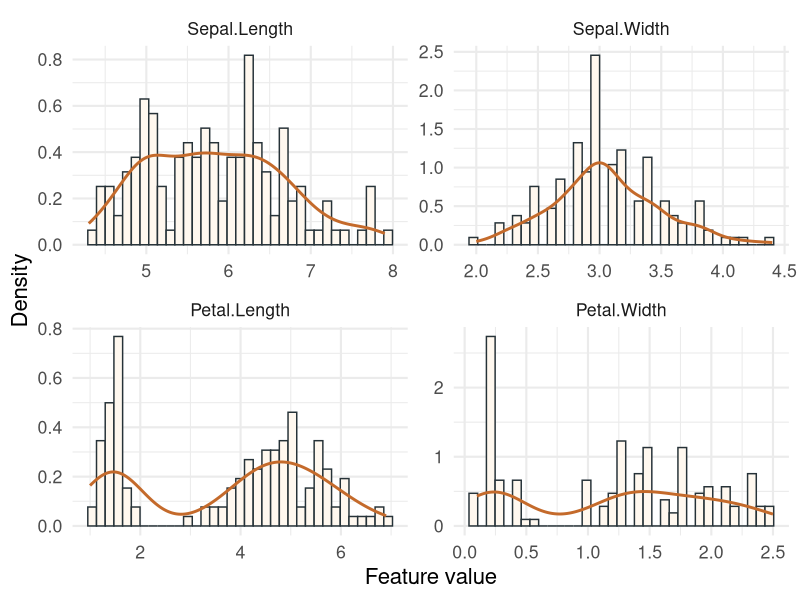
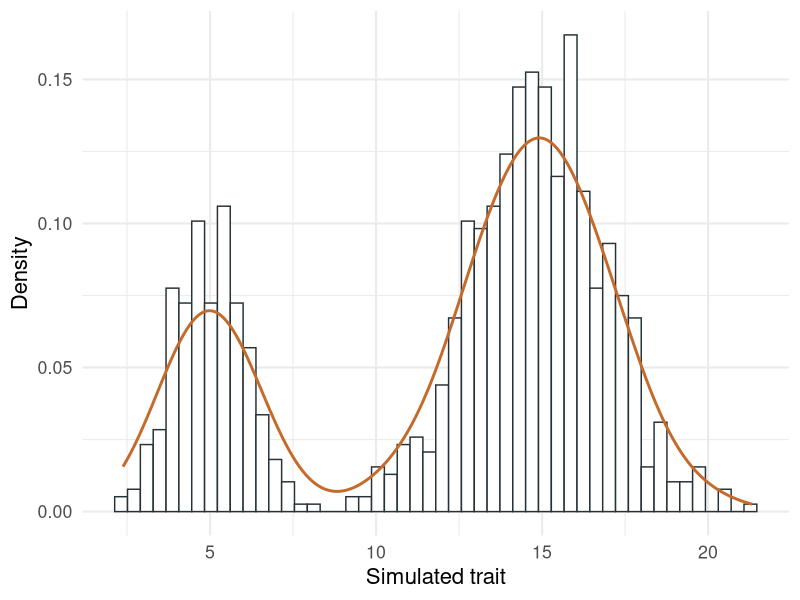
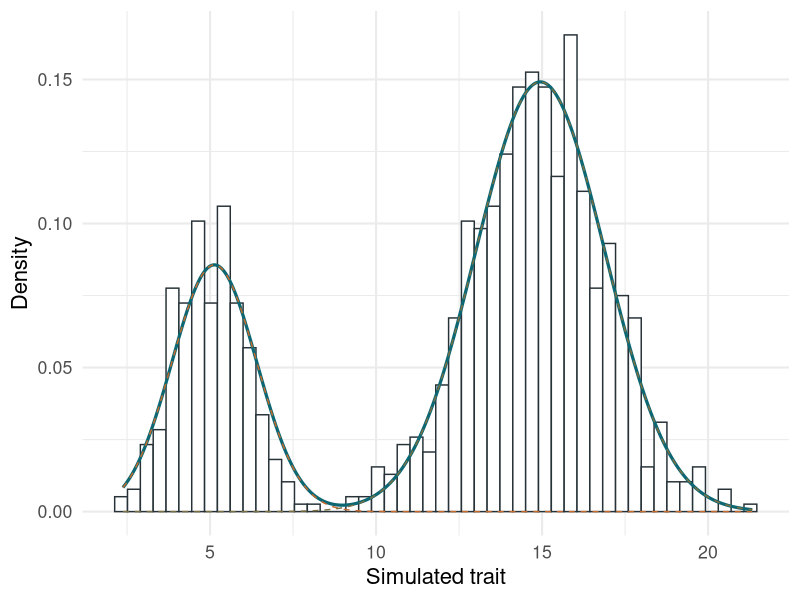
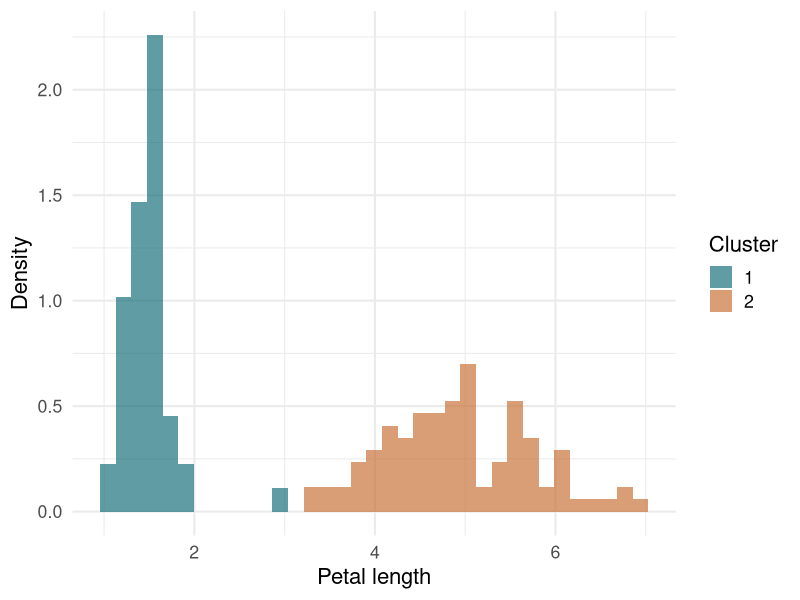

Recreate these plots in R, in order.
## ---- chunk 1
library(ggplot2)
library(knitr)
theme_set(theme_minimal(base_size = 16))

data(iris)
head(iris)
## ---- chunk 2
features <- iris[, c("Sepal.Length", "Sepal.Width", "Petal.Length", "Petal.Width")]
feature_long <- stack(features)
names(feature_long) <- c("value", "feature")

ggplot(feature_long, aes(value)) +
  geom_histogram(aes(y = after_stat(density)), bins = 35, fill = "#fff8ef", color = "#263238") +
  geom_density(color = "#c46a2b", linewidth = 1) +
  facet_wrap(~feature, scales = "free") +
  labs(x = "Feature value", y = "Density")
## ---- chunk 3
set.seed(100)
n <- 1000
theta <- 0.3
y <- ifelse(runif(n) < theta, rnorm(n, 5, 1), rnorm(n, 15, 2))

ggplot(data.frame(y), aes(y)) +
  geom_histogram(aes(y = after_stat(density)), bins = 50, fill = "white", color = "#263238") +
  geom_density(color = "#c46a2b", linewidth = 1) +
  labs(x = "Simulated trait", y = "Density")
## ---- chunk 4
GetProbNormalMixture <- function(y, lambda, mu, sigma) {
  likelihood <- vapply(seq_along(lambda), function(k) {
    lambda[k] * dnorm(y, mean = mu[k], sd = sigma[k])
  }, numeric(length(y)))
  likelihood / rowSums(likelihood)
}

km <- kmeans(matrix(y, ncol = 1), centers = 2, nstart = 25)
cluster <- match(km$cluster, order(as.numeric(km$centers)))
lambda <- as.numeric(tabulate(cluster, nbins = 2)) / length(y)
mu <- as.numeric(tapply(y, cluster, mean))
sigma <- as.numeric(tapply(y, cluster, sd))

data.frame(component = 1:2, lambda = lambda, mu = mu, sigma = sigma)
## ---- chunk 5
density_grid <- data.frame(y = seq(min(y), max(y), length.out = 400))
density_grid$component_1 <- lambda[1] * dnorm(density_grid$y, mu[1], sigma[1])
density_grid$component_2 <- lambda[2] * dnorm(density_grid$y, mu[2], sigma[2])
density_grid$total <- density_grid$component_1 + density_grid$component_2

ggplot(data.frame(y), aes(y)) +
  geom_histogram(aes(y = after_stat(density)), bins = 50, fill = "white", color = "#263238") +
  geom_line(data = density_grid, aes(y, total), color = "#0c6773", linewidth = 1.1) +
  geom_line(data = density_grid, aes(y, component_1), color = "#c46a2b", linetype = "dashed") +
  geom_line(data = density_grid, aes(y, component_2), color = "#7a6f42", linetype = "dashed") +
  labs(x = "Simulated trait", y = "Density")
## ---- chunk 6
petal <- iris$Petal.Length
km_petal <- kmeans(matrix(petal, ncol = 1), centers = 2, nstart = 25)
cluster_petal <- match(km_petal$cluster, order(as.numeric(km_petal$centers)))

iris_cluster <- data.frame(
  Petal.Length = iris$Petal.Length,
  Species = iris$Species,
  cluster = factor(cluster_petal)
)

ggplot(iris_cluster, aes(Petal.Length, fill = cluster)) +
  geom_histogram(aes(y = after_stat(density)), bins = 35, alpha = 0.65, position = "identity") +
  scale_fill_manual(values = c("#0c6773", "#c46a2b")) +
  labs(x = "Petal length", y = "Density", fill = "Cluster")
## ---- chunk 7
table(
  cluster = iris_cluster$cluster,
  species = iris_cluster$Species
)
